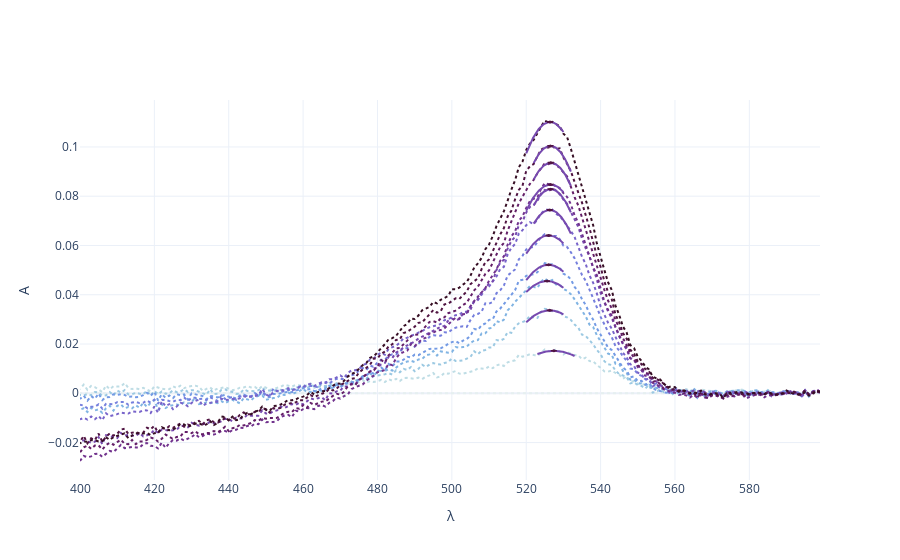

Write notebook code for a chart like this one.
### Markdown cell above
<h3> Faccio l'effettivo fit parabolico, e plotto dati iniziali, parabole e vertici

### Code cell
fit_results = []
yV_err = []

fig_parabolic_fit = go.Figure()

# Dati sottratti
for idx, (key, df) in enumerate(data_diff.items()):

    fig_parabolic_fit.add_trace(go.Scatter(
        x=df['λ'],
        y=df['A'],
        mode='lines',
        name=f'Tempo {key}',
        line=dict(dash='dot', color=colors[idx], width=2),
        showlegend=False
    ))

# picchi, fit parabolico e errori
for key, subset in picchi.items():

    if key == 0:
        continue
    x_data = subset['λ']
    y_data = subset['A']


    # -------------- ERRORI e FIT ----------------

    # iterazione 0
    popt, pcov = curve_fit(parabola, x_data, y_data, p0=[-1, x_data.mean(), y_data.max()])
    a, xV, yV = popt
    err_a, err_xV, err_yV = np.sqrt(np.diag(pcov))

    # iterazione 1
    dydl = np.abs(2 * a * (x_data - xV))
    σ_y_prop = dydl * σ_λ
    σ_A_1 = σ_A_perc * y_data
    σ_y = np.sqrt(σ_y_prop ** 2 + σ_A_1 ** 2)

    popt, pcov = curve_fit(parabola, x_data, y_data, p0 = [a, xV, yV], sigma = σ_y, absolute_sigma = True)
    
    a, xV, yV = popt
    err_a, err_xV, err_yV = np.sqrt(np.diag(pcov))

   # ---------------------------------------


    x_fit = np.linspace(x_data.min(), x_data.max(), 100)
    y_fit = parabola(x_fit, *popt)

    yV_err.append(err_yV)

    # Aggiungi i risultati alla lista
    fit_results.append({
        'Tempo (ns)': key,
        'a': a,
        'err a': err_a,
        'xV': xV,
        'err xV': err_xV,
        'yV': yV,
        'err yV': err_yV
    })
    
    # Aggiungi il fit parabolico
    fig_parabolic_fit.add_trace(go.Scatter(
        x = x_fit,
        y = y_fit,
        mode = 'lines',
        name = f'Fit Tempo {key}',
        line = dict(color=colors[7]),
        showlegend = False
    ))

    # Aggiungi il punto del picco
    fig_parabolic_fit.add_trace(go.Scatter(
        x = [popt[1]],  # xV
        y = [popt[2]],  # yV
        mode = 'markers',
        name = f'Picco Tempo {key}',
        marker = dict(size = 3, color = colors[10], symbol = 'circle'),
        error_y = dict(
            type = 'data',
            array = [err_yV],
            visible = True,
            color = colors[10],
            thickness = 1.5,
            width = 3
        ),
        # error_x = dict(
        #     type = 'data',
        #     array = [err_xV],
        #     visible = True,
        #     color = colors[10],
        #     thickness = 1.5,
        #     width = 3
        # ),
        showlegend = False
    ))

fig_parabolic_fit.update_layout(
    xaxis_title='λ',
    yaxis_title='A',
    legend_title='Legenda',

    template='plotly_white'
)

fig_parabolic_fit.show()
